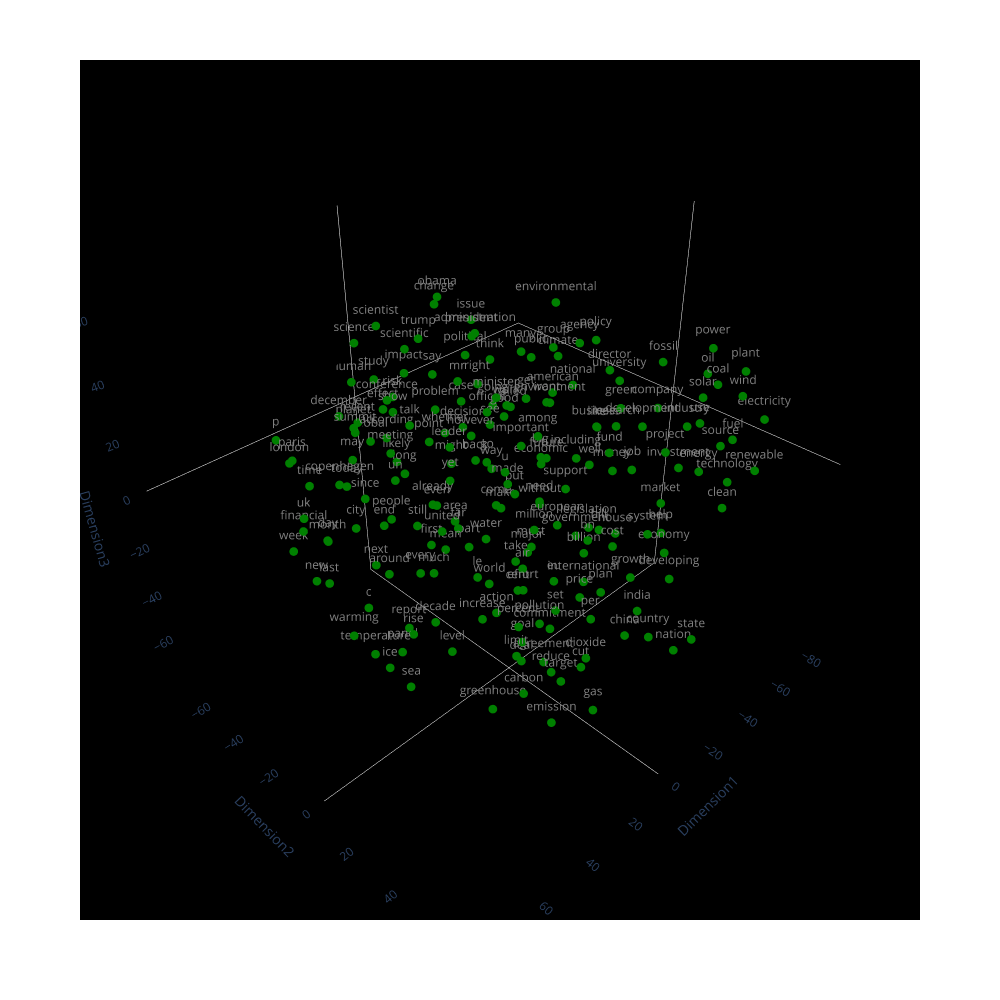
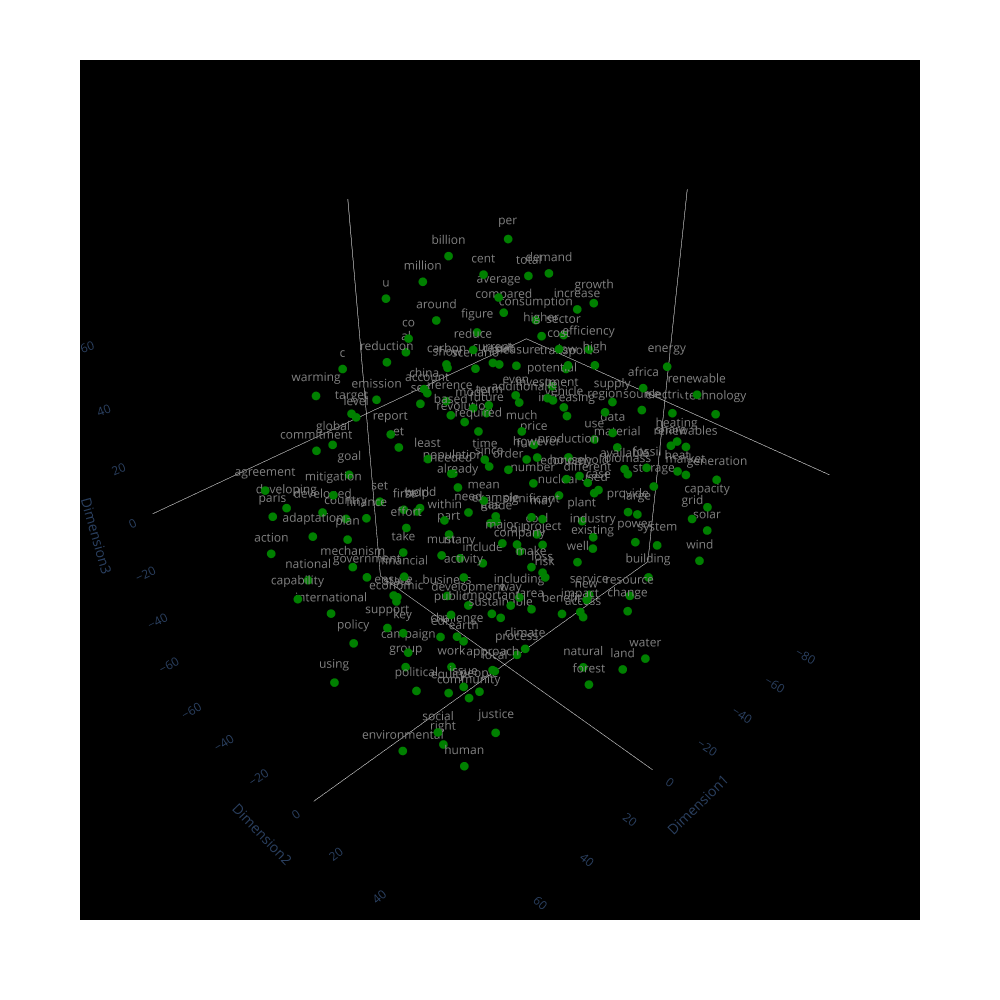
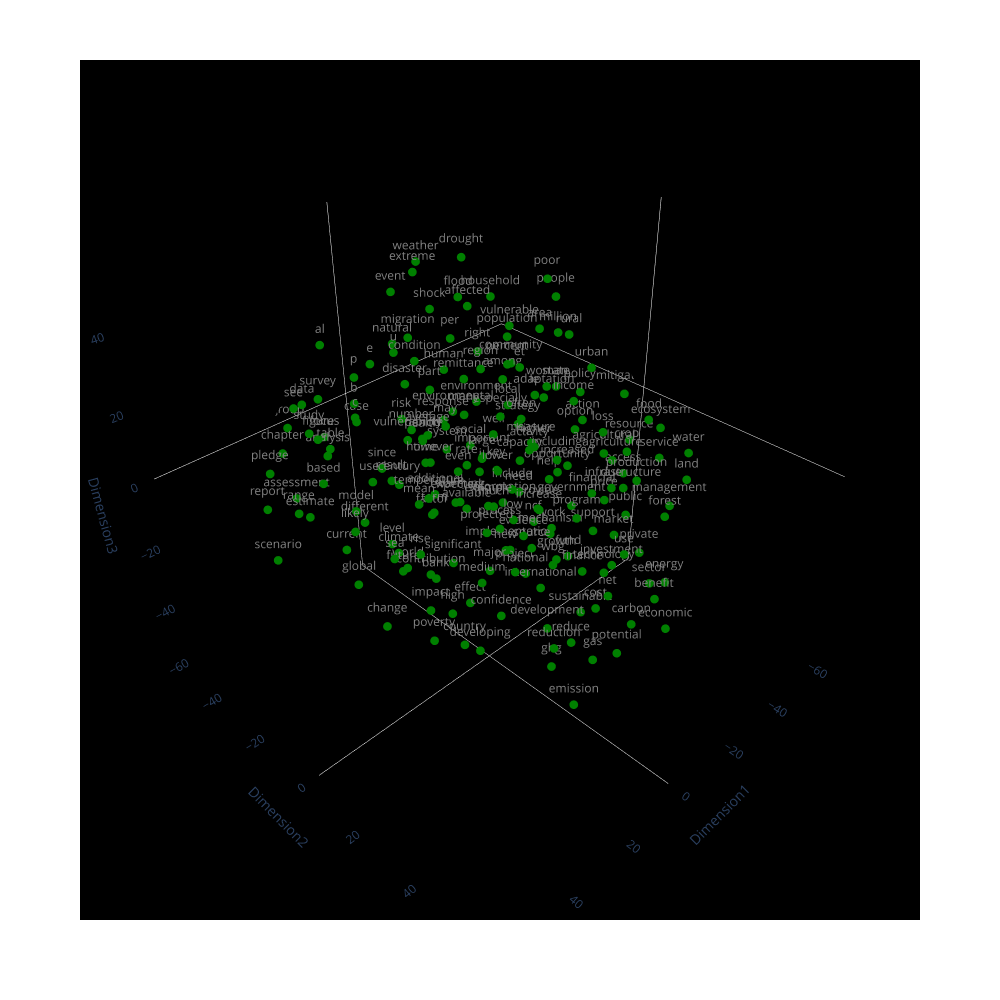

The notebook cell these images were saved under, in order:
### Code cell
def createTSNE(df):
    df['Tokenized_Snippet'] = df['Snippet'].apply(lambda x: word_tokenize(x))
    model = Word2Vec(df['Tokenized_Snippet'], vector_size=100, window=5, min_count=10, sg=0)
    # Parameters:
    # - vector_size: Number of dimensions for word vectors.
    # - window: Maximum distance between the current and predicted word within a sentence.
    # - min_count: Ignores all words with a total frequency lower than this.
    # - sg: Training algorithm. sg=0 for CBOW, sg=1 for Skip-gram.
    word_vectors = model.wv

    # Select a subset of words you want to visualize (e.g., top 100 words)
    words_to_visualize = list(word_vectors.index_to_key[:200])

    # Get the word vectors for the selected words and convert to a NumPy array
    vectors = np.array([word_vectors[word] for word in words_to_visualize])

    tsne3D = TSNE(n_components=3, random_state=42)
    word_vectors_3D = tsne3D.fit_transform(vectors)

    df_tsne_3d = pd.DataFrame(data=word_vectors_3D, columns=['Dimension1', 'Dimension2', 'Dimension3'])

    fig_3d = px.scatter_3d(df_tsne_3d, x='Dimension1', y='Dimension2', z='Dimension3', text=words_to_visualize)
    fig_3d.update_layout(width=1000, height=1000, scene=dict(bgcolor='black'))
    fig_3d.update_traces(marker=dict(size=3, color='green'), textfont_color='grey') 
    fig_3d.update_layout(scene=dict(
        xaxis=dict(showbackground=True, backgroundcolor='black', showgrid=False), 
        yaxis=dict(showbackground=True, backgroundcolor='black', showgrid=False),
        zaxis=dict(showbackground=True, backgroundcolor='black', showgrid=False), 
    ))
    fig_3d.show()

createTSNE(df_news)
createTSNE(df_NGO)
createTSNE(df_IGO)

### Figure 1 — Plotly figure (JSON) as saved in the notebook; plotly's stock layout.template omitted (floating-point values rounded to 4 significant figures; data arrays with more than 128 entries replaced by an {"elided": "..."} marker saying what was removed)
{"data": [{"hovertemplate": "Dimension1=%{x}<br>Dimension2=%{y}<br>Dimension3=%{z}<br>text=%{text}<extra></extra>", "legendgroup": "", "marker": {"color": "green", "size": 3, "symbol": "circle"}, "mode": "markers+text", "name": "", "scene": "scene", "showlegend": false, "text": {"elided": "200 str values"}, "textfont": {"color": "grey"}, "type": "scatter3d", "x": {"elided": "200 float values"}, "y": {"elided": "200 float values"}, "z": {"elided": "200 float values"}}], "layout": {"height": 1000, "legend": {"tracegroupgap": 0}, "margin": {"t": 60}, "scene": {"bgcolor": "black", "domain": {"x": [0, 1], "y": [0, 1]}, "xaxis": {"backgroundcolor": "black", "showbackground": true, "showgrid": false, "title": {"text": "Dimension1"}}, "yaxis": {"backgroundcolor": "black", "showbackground": true, "showgrid": false, "title": {"text": "Dimension2"}}, "zaxis": {"backgroundcolor": "black", "showbackground": true, "showgrid": false, "title": {"text": "Dimension3"}}}, "width": 1000}}

### Figure 2 — Plotly figure (JSON) as saved in the notebook; plotly's stock layout.template omitted (floating-point values rounded to 4 significant figures; data arrays with more than 128 entries replaced by an {"elided": "..."} marker saying what was removed)
{"data": [{"hovertemplate": "Dimension1=%{x}<br>Dimension2=%{y}<br>Dimension3=%{z}<br>text=%{text}<extra></extra>", "legendgroup": "", "marker": {"color": "green", "size": 3, "symbol": "circle"}, "mode": "markers+text", "name": "", "scene": "scene", "showlegend": false, "text": {"elided": "200 str values"}, "textfont": {"color": "grey"}, "type": "scatter3d", "x": {"elided": "200 float values"}, "y": {"elided": "200 float values"}, "z": {"elided": "200 float values"}}], "layout": {"height": 1000, "legend": {"tracegroupgap": 0}, "margin": {"t": 60}, "scene": {"bgcolor": "black", "domain": {"x": [0, 1], "y": [0, 1]}, "xaxis": {"backgroundcolor": "black", "showbackground": true, "showgrid": false, "title": {"text": "Dimension1"}}, "yaxis": {"backgroundcolor": "black", "showbackground": true, "showgrid": false, "title": {"text": "Dimension2"}}, "zaxis": {"backgroundcolor": "black", "showbackground": true, "showgrid": false, "title": {"text": "Dimension3"}}}, "width": 1000}}

### Figure 3 — Plotly figure (JSON) as saved in the notebook; plotly's stock layout.template omitted (floating-point values rounded to 4 significant figures; data arrays with more than 128 entries replaced by an {"elided": "..."} marker saying what was removed)
{"data": [{"hovertemplate": "Dimension1=%{x}<br>Dimension2=%{y}<br>Dimension3=%{z}<br>text=%{text}<extra></extra>", "legendgroup": "", "marker": {"color": "green", "size": 3, "symbol": "circle"}, "mode": "markers+text", "name": "", "scene": "scene", "showlegend": false, "text": {"elided": "200 str values"}, "textfont": {"color": "grey"}, "type": "scatter3d", "x": {"elided": "200 float values"}, "y": {"elided": "200 float values"}, "z": {"elided": "200 float values"}}], "layout": {"height": 1000, "legend": {"tracegroupgap": 0}, "margin": {"t": 60}, "scene": {"bgcolor": "black", "domain": {"x": [0, 1], "y": [0, 1]}, "xaxis": {"backgroundcolor": "black", "showbackground": true, "showgrid": false, "title": {"text": "Dimension1"}}, "yaxis": {"backgroundcolor": "black", "showbackground": true, "showgrid": false, "title": {"text": "Dimension2"}}, "zaxis": {"backgroundcolor": "black", "showbackground": true, "showgrid": false, "title": {"text": "Dimension3"}}}, "width": 1000}}
